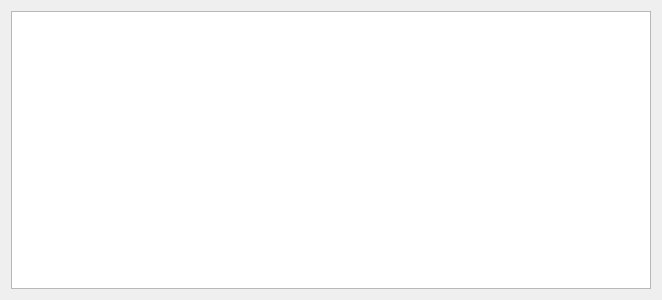
<?xml version="1.0" encoding="UTF-8"?>
<ui version="4.0">
 <class>Form</class>
 <widget class="QWidget" name="Form">
  <property name="geometry">
   <rect>
    <x>0</x>
    <y>0</y>
    <width>662</width>
    <height>300</height>
   </rect>
  </property>
  <property name="windowTitle">
   <string>Form</string>
  </property>
  <layout class="QVBoxLayout" name="verticalLayout">
   <item>
    <widget class="QchartView" name="chartView"/>
   </item>
  </layout>
 </widget>
 <customwidgets>
  <customwidget>
   <class>QchartView</class>
   <extends>QGraphicsView</extends>
   <header>qchartview.h</header>
  </customwidget>
 </customwidgets>
 <resources/>
 <connections/>
</ui>
